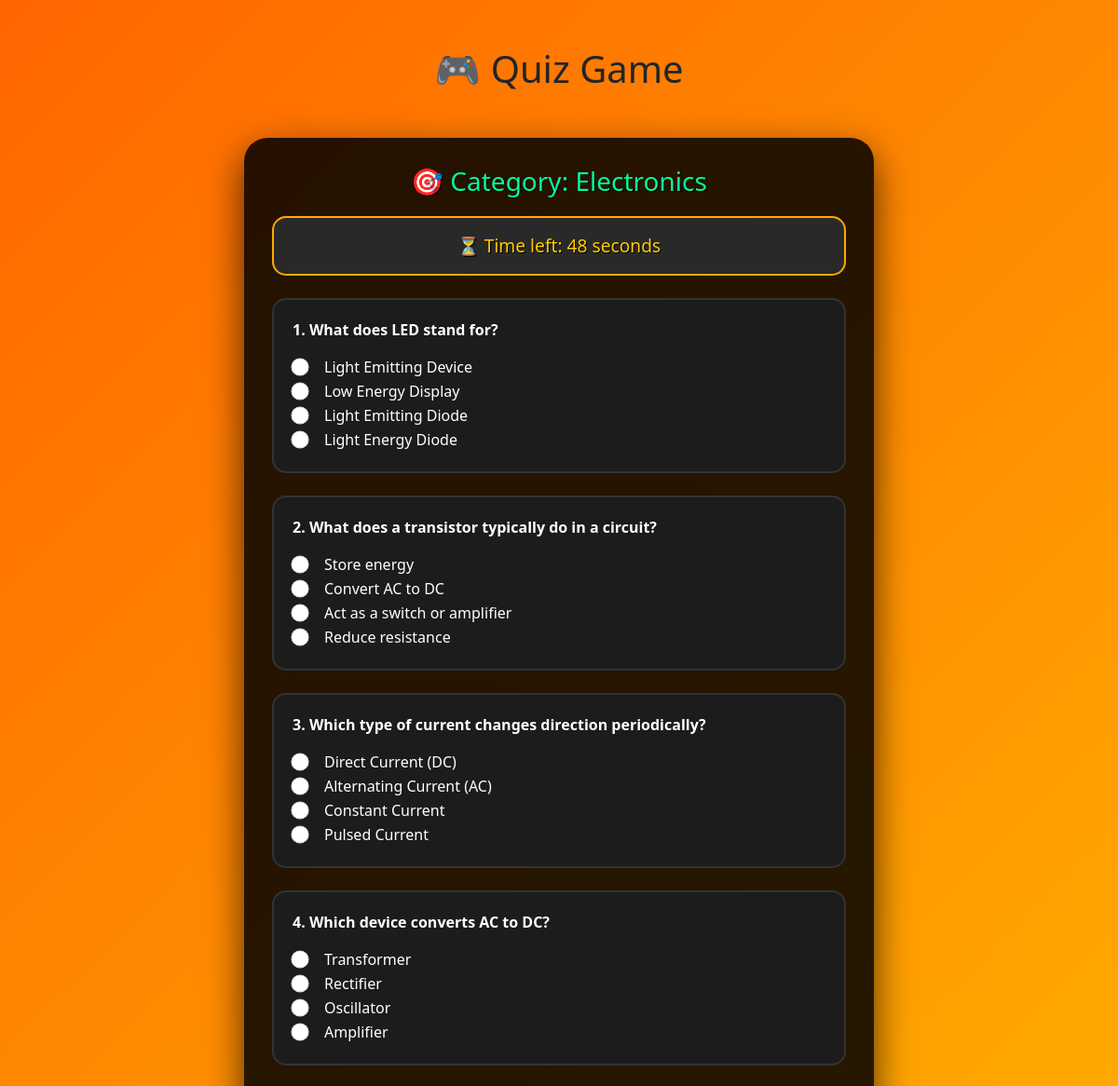
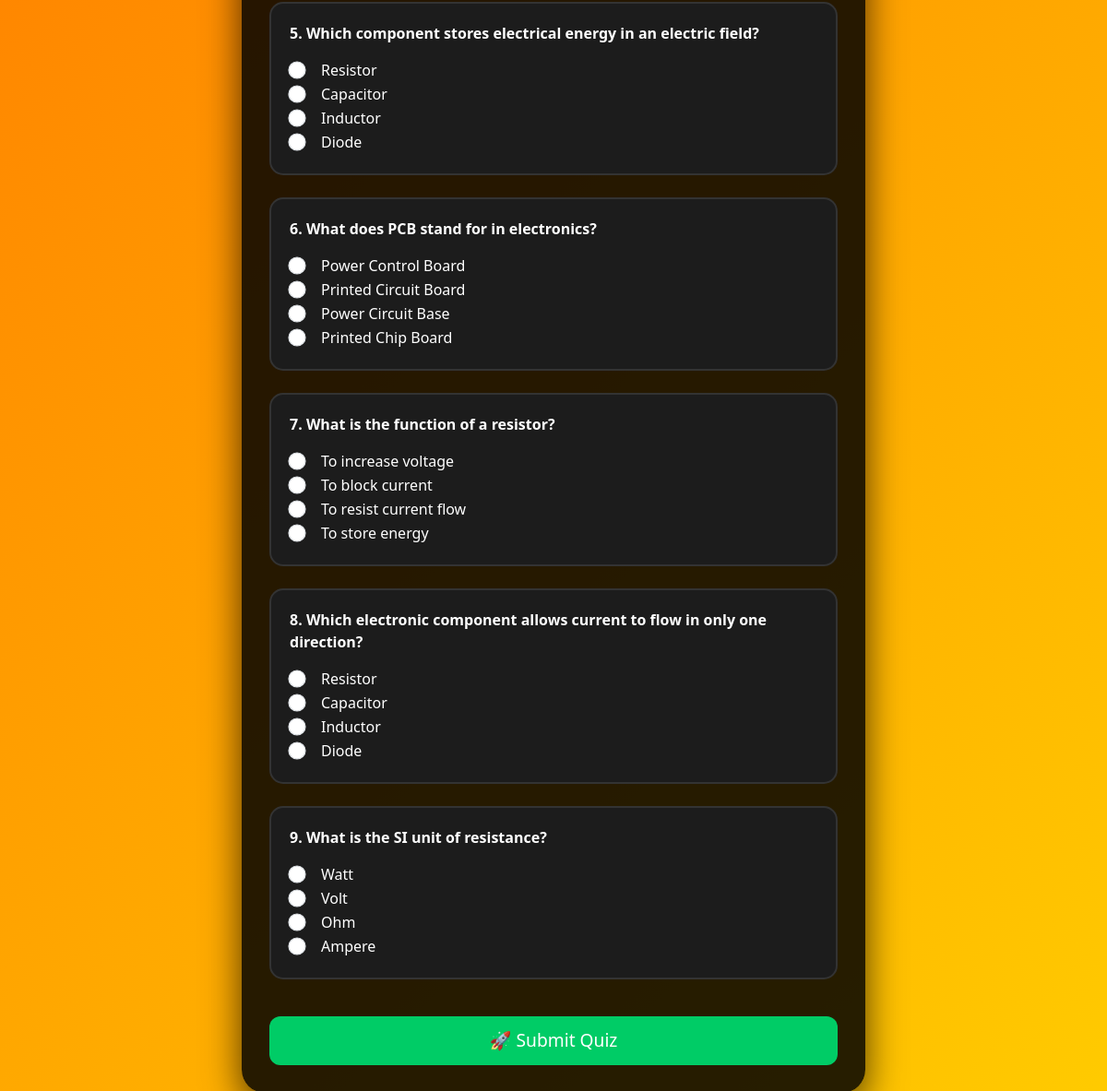
The page /quiz/Electronics (signed in) on the database its author committed (2 pictures, top to bottom).
### main.py (models this page shows)
class Question(db.Model):
    id = db.Column(db.Integer, primary_key=True)
    question = db.Column(db.String(255), nullable=False)
    option1 = db.Column(db.String(100), nullable=False)
    option2 = db.Column(db.String(100), nullable=False)
    option3 = db.Column(db.String(100), nullable=False)
    option4 = db.Column(db.String(100), nullable=False)
    answer = db.Column(db.String(100), nullable=False)
    category = db.Column(db.String(100), nullable=False)

### main.py (the view, shortened to what this page needs)
@app.route('/quiz/<category>', methods=['GET', 'POST'])
@login_required
def quiz(category):
    questions = Question.query.filter_by(category=category).all()
    random.shuffle(questions)
    return render_template('quiz.html', questions=questions, category=category)

### main.py (called while the page is built)
@login_manager.user_loader
def load_user(user_id):
    return User.query.get(int(user_id))

### templates/quiz.html (shortened to what this page needs)
{% extends "base.html" %}
{% block content %}
<!DOCTYPE html>
<html lang="en">
<head>
</head>
<body>
  <form id="quiz-form" method="post">
    <div class="quiz-card">
      <h3 class="text-center">🎯 Category: {{ category }}</h3>
      <div class="alert alert-info text-center mb-4">
        ⏳ Time left: <span id="timer">50</span> seconds
      </div>
      {% for q in questions %}
      <div class="mb-4 question-block">
        <p><strong>{{ loop.index }}. {{ q.question }}</strong></p>
        <div class="form-check">
          <input class="form-check-input" type="radio" name="{{ q.id }}" value="{{ q.option1 }}" required>
          <label class="form-check-label">{{ q.option1 }}</label>
        </div>
        <div class="form-check">
          <input class="form-check-input" type="radio" name="{{ q.id }}" value="{{ q.option2 }}">
          <label class="form-check-label">{{ q.option2 }}</label>
        </div>
        <div class="form-check">
          <input class="form-check-input" type="radio" name="{{ q.id }}" value="{{ q.option3 }}">
          <label class="form-check-label">{{ q.option3 }}</label>
        </div>
        <div class="form-check">
          <input class="form-check-input" type="radio" name="{{ q.id }}" value="{{ q.option4 }}">
          <label class="form-check-label">{{ q.option4 }}</label>
        </div>
      </div>
      {% endfor %}
      <button type="submit" class="btn btn-success w-100 mt-3">🚀 Submit Quiz</button>
    </div>
  </form>
</body>
</html>
{% endblock %}

### templates/base.html (style rules this page uses)
body { padding-top: 50px; background: #f8f9fa; }

### templates/quiz.html (style rules this page uses)
body { background: linear-gradient(135deg, #ff6600, #ffcc00, #00ccff, #ff66cc); background-size: 300% 300%; animation: bgAnim 10s ease infinite; font-family: 'Segoe UI', sans-serif; }
.quiz-card { background: rgba(0, 0, 0, 0.85); padding: 30px; border-radius: 25px; box-shadow: 0 15px 40px rgba(0, 0, 0, 0.7); color: #fff; max-width: 850px; margin: 50px auto; }
.quiz-card h3 { color: #00ff99; text-shadow: 1px 1px #000; margin-bottom: 20px; }
.question-block { background-color: #1c1c1c; border: 2px solid #333; padding: 20px; margin-bottom: 20px; border-radius: 15px; transition: transform 0.2s; }
.form-check-label { margin-left: 10px; font-size: 1rem; }
.btn-success { background-color: #00cc66; border: none; font-size: 1.2rem; padding: 12px; border-radius: 12px; transition: 0.3s ease-in-out; }
.alert-info { background-color: #292929; color: #ffcc00; font-size: 1.2rem; border-radius: 15px; border: 2px solid #ffaa00; text-shadow: 1px 1px #000; }
input[type="radio"] { transform: scale(1.2); accent-color: #00ccff; }

### rows shown on the page
Question: question "What does LED stand for?", option1 "Light Emitting Device", option2 "Low Energy Display", option3 "Light Emitting Diode", option4 "Light Energy Diode"
Question: question "What does a transistor typically do in a circuit?", option1 "Store energy", option2 "Convert AC to DC", option3 "Act as a switch or amplifier", option4 "Reduce resistance"
Question: question "Which type of current changes direction periodically?", option1 "Direct Current (DC)", option2 "Alternating Current (AC)", option3 "Constant Current", option4 "Pulsed Current"
Question: question "Which device converts AC to DC?", option1 "Transformer", option2 "Rectifier", option3 "Oscillator", option4 "Amplifier"
Question: question "Which component stores electrical energy in an electric field?", option1 "Resistor", option2 "Capacitor", option3 "Inductor", option4 "Diode"
Question: question "What does PCB stand for in electronics?", option1 "Power Control Board", option2 "Printed Circuit Board", option3 "Power Circuit Base", option4 "Printed Chip Board"
Question: question "What is the function of a resistor?", option1 "To increase voltage", option2 "To block current", option3 "To resist current flow", option4 "To store energy"
Question: question "Which electronic component allows current to flow in only one direction?", option1 "Resistor", option2 "Capacitor", option3 "Inductor", option4 "Diode"
Question: question "What is the SI unit of resistance?", option1 "Watt", option2 "Volt", option3 "Ohm", option4 "Ampere"

### other values the page prints
{{ category }} "Electronics"
